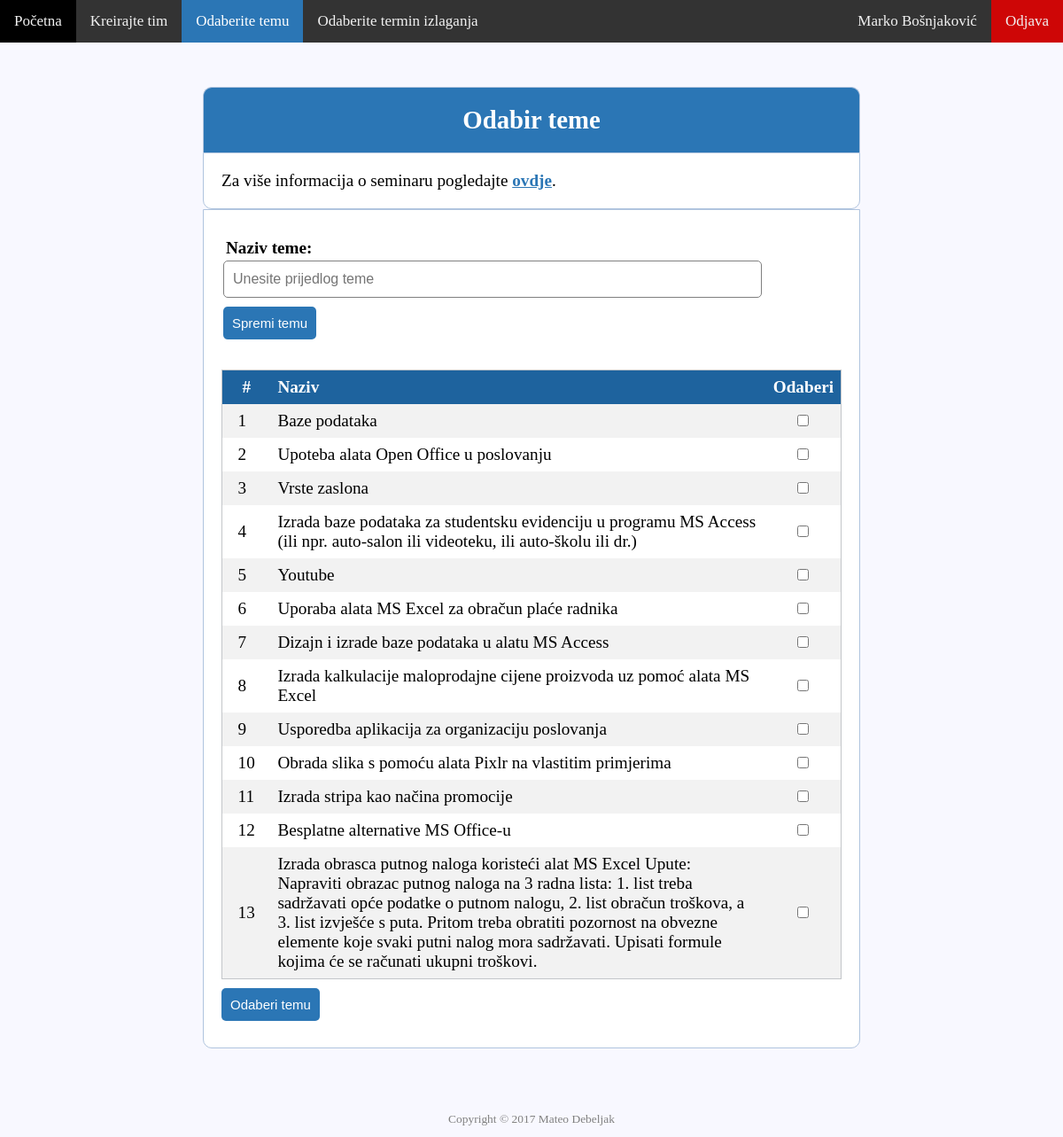
The app's page /registration/topics.php (signed in) with its own data.
### tables this page shows
CREATE TABLE `users` (
  `id` int(11) NOT NULL,
  `status` varchar(255) NOT NULL,
  `lname` varchar(255) NOT NULL,
  `fname` varchar(255) NOT NULL,
  `email` varchar(255) NOT NULL,
  `groups` varchar(255) NOT NULL,
  `password` varchar(255) NOT NULL
);

CREATE TABLE `topics` (
  `id` int(11) NOT NULL,
  `title` text NOT NULL
);

### registration/server.php (called while the page is built, shortened)
<?php
	$title = "";
?>

### registration/topics.php (the view, shortened to what this page needs)
<?php
	include 'server.php';
	$query = $con->prepare("SELECT fname, lname
							FROM users
							WHERE id = :currentUserId");
	$query->bindParam(":currentUserId", $_SESSION["id"]);
	$query->execute();
	$name = $query->fetch(PDO::FETCH_OBJ);
	$query = $con->prepare("SELECT * FROM topics WHERE id NOT IN (SELECT DISTINCT topicid from teamtopics)");
	$query->bindParam(":title", $title);
	$query->execute();
	$results = $query->fetchAll(PDO::FETCH_OBJ);
?>
<!DOCTYPE html>
<html>
<head>
	<link rel="stylesheet" type="text/css" href="style.css">
</head>
<body>
	<div class="topnav" id="myTopnav">
	  <a href="home.php">Početna</a>
	  <a href="teams.php">Kreirajte tim</a>
	  <a class="active" href="topics.php">Odaberite temu</a>
	  <a href="dates.php">Odaberite termin izlaganja</a>
	  <?php  if (isset($_SESSION['email'])) : ?>
	  	<a style="float: right; background-color: #ce0606;" href="topics.php?logout='1'">Odjava</a>
	  	<p style="float: right; color: #f2f2f2; text-align: center; padding: 14px 16px; font-size: 17px;"><?php echo $name->fname; echo " "; echo $name->lname;  ?></p>
	  <?php endif ?>
	</div>
	<div class="header" style="width: 700px;">
		<h2>Odabir teme</h2>
	</div>
	<div class="content" style="width: 700px;">
		<p>Za više informacija o seminaru pogledajte <a target="_blank" href="http://www.efos.unios.hr/informatika/seminari/"><b>ovdje</b></a>.</p>
	</div>
<div class="content" style="width: 700px;">
	<form method="post" action="topics.php" style="display: table; background: transparent; border-color: transparent; width: 90%; margin: auto; float: left; padding: 1px;">
		<div class="input-group">
			<label><b>Naziv teme:</b></label>
			<input type="text" placeholder="Unesite prijedlog teme" name="title" value="">
		</div>
		<div class="input-group">
			<button type="submit" class="btn" name="reg_topic">Spremi temu</button>
		</div>
		<br>
	</form>
	<table>
	<tr>
		<th style="text-align: center;">#</th>
		<th>Naziv</th>
		<th style="text-align: center;">Odaberi</th>
	</tr>
	<?php foreach ($results as $result) {?>
		<tr>
			<td> </td>
			<td><?php echo $result->title;?></td>
			<td style="text-align: center;"><input type='checkbox' name='checkbox' id="<?php echo $result->id;?>" class='js-Checkbox' /></td>
		</tr>
	<?php
	 	}
	?>
	</table>
	<button type='submit' class='btn input-group js-SubmitTopic' name='make_team'>Odaberi temu</button>
</div>
</body>
<footer>
    <p class="copyright">Copyright &copy; <?php echo date("Y"); ?> Mateo Debeljak</p>
</footer>
</html>

### registration/style.css (style rules this page uses)
* { margin: 0px; padding: 0px; }
body { font-size: 120%; background: #F8F8FF; }
.header { width: 30%; margin: 50px auto 0px; color: white; background: #2B76B5; text-align: center; border: 1px solid #B0C4DE; border-bottom: none; border-radius: 10px 10px 0px 0px; padding: 20px; }
footer { position: relative; height: 100px; width: 100%; }
p.copyright { position: absolute; width: 100%; color: gray; line-height: 40px; font-size: 0.7em; text-align: center; bottom:0; }
form, .content { width: 30%; margin: 0px auto; padding: 20px; border: 1px solid #B0C4DE; background: white; border-radius: 0px 0px 10px 10px; }
a:link { color: #2B76B5; }
.input-group { margin: 10px 0px 10px 0px; }
.input-group label { display: block; text-align: left; margin: 3px; }
.input-group input { height: 30px; width: 93%; padding: 5px 10px; font-size: 16px; border-radius: 5px; border: 1px solid gray; }
.btn { padding: 10px; font-size: 15px; color: white; background: #2B76B5; border: none; border-radius: 5px; cursor:pointer; }
.topnav { background-color: #333; overflow: hidden; }
.topnav a { float: left; display: block; color: #f2f2f2; text-align: center; padding: 14px 16px; text-decoration: none; font-size: 17px; }
.topnav a.active { background-color: #2B76B5; color: white; }
table { counter-reset: rowNumber; border: 1px solid #c3c6c9; border-collapse: collapse; width: 100%; }
th, td { text-align: left; padding: 8px; }
tr:nth-child(even) { background-color: #f2f2f2 }
th { background-color: #1e639e; color: white; }
table tr:not(:first-child) { counter-increment: rowNumber; }
table tr td:first-child::before { content: counter(rowNumber); min-width: 1em; margin-right: 0.5em; margin-left: 0.5em; }

### records on screen
users: fname "Marko", lname "Bošnjaković"
topics: title "Baze podataka"
topics: title "Upoteba alata Open Office u poslovanju"
topics: title "Vrste zaslona"
topics: title "Izrada baze podataka za studentsku evidenciju u programu MS Access (ili npr. auto-salon ili videoteku, ili auto-školu ili dr.)"
topics: title "Youtube"
topics: title "Uporaba alata MS Excel za obračun plaće radnika"
topics: title "Dizajn i izrade baze podataka u alatu MS Access"
topics: title "Izrada kalkulacije maloprodajne cijene proizvoda uz pomoć alata MS Excel"
topics: title "Usporedba aplikacija za organizaciju poslovanja"
topics: title "Obrada slika s pomoću alata Pixlr na vlastitim primjerima"
topics: title "Izrada stripa kao načina promocije"
topics: title "Besplatne alternative MS Office-u"
topics: title "Izrada obrasca putnog naloga koristeći alat MS Excel Upute: Napraviti obrazac putnog naloga na 3 radna lista: 1. list treba sadržavati opće podatke o putnom nalogu, 2. list obračun troškova, a 3. list izvješće s puta. Pritom treba obratiti pozornost na obvezne elemente koje svaki putni nalog mora sadržavati. Upisati formule kojima će se računati ukupni troškovi."
